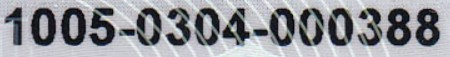
#> input picture PBL_Kelompok3/ocr_angka/a.jpg, 450 x 57 px
$ jupyter execute --allow-errors 'test svm prepro.ipynb'
#> lines starting #> are read from the running program, lines starting #| are printed output that depends on the picture; after the words box and inside, x2 and y2 are one past the last pixel; in counts of white or black regions, pixels touching at a corner belong together
# Testing Model SVM untuk Digit Recognition

Notebook ini akan:
1. Load model SVM/Keras yang sudah di-train
2. Membaca gambar `aaa.jpg`
3. Mengekstrak setiap digit dari gambar
4. Memprediksi setiap digit menggunakan model

[cell 1]
# Import library yang diperlukan
import numpy as np
import cv2
import matplotlib.pyplot as plt
import joblib
import json
import tensorflow as tf
from tensorflow import keras
from sklearn.preprocessing import StandardScaler
from skimage.feature import hog
import os

print("Library berhasil di-import!")
print(f"TensorFlow version: {tf.__version__}")

[cell 2]
# Konfigurasi
IMAGE_PATH = 'a.jpg'
MODEL_TYPE = 'keras'  # 'svm' atau 'keras'
SVM_MODEL_PATH = 'digit_svm_model.pkl'
SCALER_PATH = 'feature_scaler.pkl'
KERAS_MODEL_PATH = 'digit_svm_model.keras'
IMG_SIZE = 28

print(f"Image path: {IMAGE_PATH}")
print(f"Model type: {MODEL_TYPE}")
print(f"Image size: {IMG_SIZE}x{IMG_SIZE}")

## Load Model

[cell 3]
# Load model sesuai pilihan
if MODEL_TYPE == 'svm':
    if os.path.exists(SVM_MODEL_PATH):
        print(f"Loading SVM model dari {SVM_MODEL_PATH}...")
        model = joblib.load(SVM_MODEL_PATH)
        print("✓ SVM model berhasil di-load!")

        # Load scaler untuk SVM
        if os.path.exists(SCALER_PATH):
            scaler = joblib.load(SCALER_PATH)
            print("✓ Feature scaler berhasil di-load!")
        else:
            print("⚠️  Scaler tidak ditemukan, akan menggunakan features tanpa scaling")
            scaler = None
    else:
        print(f"❌ Model SVM tidak ditemukan di {SVM_MODEL_PATH}")
        print("Silakan jalankan notebook training terlebih dahulu!")

elif MODEL_TYPE == 'keras':
    if os.path.exists(KERAS_MODEL_PATH):
        print(f"Loading Keras model dari {KERAS_MODEL_PATH}...")
        model = keras.models.load_model(KERAS_MODEL_PATH)
        print("✓ Keras model berhasil di-load!")

        # Load scaler untuk Keras (jika model di-training dengan features)
        if os.path.exists(SCALER_PATH):
            scaler = joblib.load(SCALER_PATH)
            print("✓ Feature scaler berhasil di-load!")
            print("ℹ️  Model menggunakan HOG + Geometrical features")
        else:
            print("ℹ️  Model menggunakan raw pixel values (CNN)")
            scaler = None

        print("\nModel summary:")
        model.summary()
    else:
        print(f"❌ Model Keras tidak ditemukan di {KERAS_MODEL_PATH}")
        print("Silakan jalankan notebook training terlebih dahulu!")

## Load dan Preprocessing Gambar

## Fungsi Ekstraksi Fitur (HOG + Geometrical)

[cell 4]
# [77 lines left out: functions extract_hog_features, extract_geometrical_features, extract_combined_features, not called in this run]


print("✓ Fungsi ekstraksi fitur siap digunakan!")

[cell 5]
# Load gambar
if not os.path.exists(IMAGE_PATH):
    print(f"❌ Gambar tidak ditemukan: {IMAGE_PATH}")
    print("Pastikan file aaa.jpg ada di direktori yang sama dengan notebook ini.")
else:
    print(f"Loading gambar dari {IMAGE_PATH}...")
    img_original = cv2.imread(IMAGE_PATH)
#> img_original is the input picture: shape (57, 450, 3); mean B, G, R 153.6, 148.2, 146.7
    img_gray = cv2.imread(IMAGE_PATH, cv2.IMREAD_GRAYSCALE)

    print(f"✓ Gambar berhasil di-load!")
    print(f"Ukuran gambar: {img_original.shape}")
#| Ukuran gambar: (57, 450, 3)

    # Tampilkan gambar asli
    plt.figure(figsize=(12, 4))
    plt.subplot(1, 2, 1)
    plt.imshow(cv2.cvtColor(img_original, cv2.COLOR_BGR2RGB))
    plt.title('Gambar Asli')
    plt.axis('off')

    plt.subplot(1, 2, 2)
    plt.imshow(img_gray, cmap='gray')
    plt.title('Gambar Grayscale')
    plt.axis('off')

    plt.tight_layout()
    plt.show()
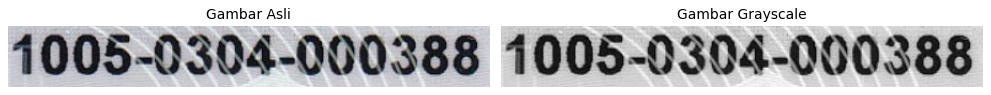
#> figure drawn by matplotlib, 2 panels

## Ekstraksi Digit dari Gambar

[cell 6]
def extract_digits(image_gray, threshold_mode='sedang'):
    """
    Ekstrak digit-digit dari gambar menggunakan contour detection
    Args:
        image_gray: gambar grayscale
        threshold_mode: 'lembut', 'sedang', atau 'keras' - tingkat agresivitas preprocessing
    Returns:
        digits: list of (digit_image, bounding_box)
    """
#> called with threshold_mode = 'lembut'
    # Preprocessing dengan adaptive thresholding untuk hasil lebih baik
    # Gunakan Otsu's thresholding untuk threshold otomatis
    _, thresh = cv2.threshold(image_gray, 0, 255, cv2.THRESH_BINARY_INV + cv2.THRESH_OTSU)
#> thresh: shape (57, 450); 29.9% white; 36 white regions (3 under 20 px), largest, box (x1, y1, x2, y2) and area: (387, 8, 411, 46) 634, (416, 9, 440, 46) 617, (31, 8, 56, 46) 616

    # Morphological operations dengan tingkat agresivitas berbeda
    if threshold_mode == 'lembut':
        # Mode LEMBUT - minimal processing, cocok untuk gambar berkualitas baik
        print("🟢 Mode: LEMBUT - Preprocessing minimal")

        # Kernel kecil
        kernel_vertical = cv2.getStructuringElement(cv2.MORPH_RECT, (1, 3))

        # Opening ringan untuk remove noise
        thresh = cv2.morphologyEx(thresh, cv2.MORPH_OPEN, kernel_vertical)
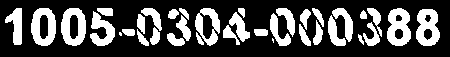
#> thresh: shape (57, 450); 29.7% white; 36 white regions (2 under 20 px)

        # Tidak ada erosi
        erode_iterations = 0

        # Filter size lebih permisif
        min_width = 5
        min_height = 10
        max_aspect_ratio = 2.0
        split_threshold = 1.2
        split_min_width = 50

    elif threshold_mode == 'keras':
        # Mode KERAS - aggressive processing, cocok untuk gambar dengan noise atau digit menempel
        print("🔴 Mode: KERAS - Preprocessing agresif")

        # Kernel besar
        kernel_vertical = cv2.getStructuringElement(cv2.MORPH_RECT, (1, 7))
        kernel_horizontal = cv2.getStructuringElement(cv2.MORPH_RECT, (7, 1))

        # Opening kuat
        thresh = cv2.morphologyEx(thresh, cv2.MORPH_OPEN, kernel_vertical)

        # Erosi kuat untuk memisahkan digit yang sangat berdekatan
        kernel_erode = np.ones((3, 3), np.uint8)
        thresh = cv2.erode(thresh, kernel_erode, iterations=2)

        # Filter size lebih ketat
        min_width = 10
        min_height = 20
        max_aspect_ratio = 1.2
        split_threshold = 0.7
        split_min_width = 30

    else:  # 'sedang' (default)
        # Mode SEDANG - balanced processing
        print("🟡 Mode: SEDANG - Preprocessing seimbang")

        # Kernel medium
        kernel_vertical = cv2.getStructuringElement(cv2.MORPH_RECT, (1, 5))

        # Opening medium
        thresh = cv2.morphologyEx(thresh, cv2.MORPH_OPEN, kernel_vertical)

        # Erosi sedang
        kernel_erode = np.ones((2, 2), np.uint8)
        thresh = cv2.erode(thresh, kernel_erode, iterations=1)

        # Filter size medium
        min_width = 8
        min_height = 15
        max_aspect_ratio = 1.5
        split_threshold = 0.8
        split_min_width = 35

    # Find contours
    contours, _ = cv2.findContours(thresh, cv2.RETR_EXTERNAL, cv2.CHAIN_APPROX_SIMPLE)
#> contours = 36 contours, 2 with area under 20; largest, box (x1, y1, x2, y2) and area: (31, 8, 56, 46) 740, (61, 8, 86, 46) 740, (387, 8, 411, 46) 684, (416, 9, 440, 46) 667, (195, 8, 220, 46) 634

    # Filter dan sort contours
    digit_contours = []
    img_height = image_gray.shape[0]

    for contour in contours:
        x, y, w, h = cv2.boundingRect(contour)

        # Filter berdasarkan ukuran dan aspect ratio
        aspect_ratio = w / float(h) if h > 0 else 0

        # Filter: minimum size dan aspect ratio reasonable untuk digit
        if (w > min_width and h > min_height and  # Minimum size
            h < img_height * 0.9 and  # Tidak terlalu tinggi
            aspect_ratio < max_aspect_ratio):  # Tidak terlalu lebar
            digit_contours.append((x, y, w, h, contour))
#> this loop made 36 passes
#> (x, y, w, h, aspect_ratio) on passes 1 to 8: (272, 38, 2, 5, 0.4), (358, 34, 6, 11, 0.545), (167, 33, 18, 13, 1.38), (196, 32, 8, 13, 0.615), (119, 32, 3, 4, 0.75), (254, 29, 14, 7, 2), (137, 29, 12, 17, 0.706), (122, 29, 13, 7, 1.86)
#> after the loop, digit_contours = 28 items

    # Cek apakah ada digit yang terlalu lebar (mungkin gabungan 2 digit)
    processed_contours = []
    for x, y, w, h, contour in digit_contours:
        aspect_ratio = w / float(h)

        # Jika aspect ratio terlalu besar, mungkin 2 digit bergabung
        if aspect_ratio > split_threshold and w > split_min_width:
            # Split menjadi 2 digit
            mid_x = x + w // 2
            w_half = w // 2

            # Digit kiri
            processed_contours.append((x, y, w_half, h, None))
            # Digit kanan
            processed_contours.append((mid_x, y, w_half, h, None))
            print(f"⚠️  Split digit lebar di x={x} menjadi 2 digit")
        else:
            processed_contours.append((x, y, w, h, contour))
#> this loop made 28 passes
#> (x, y, w, h, aspect_ratio) on passes 1 to 8: (358, 34, 6, 11, 0.545), (167, 33, 18, 13, 1.38), (196, 32, 8, 13, 0.615), (137, 29, 12, 17, 0.706), (150, 27, 10, 18, 0.556), (223, 25, 17, 20, 0.85), (299, 24, 12, 22, 0.545), (363, 22, 17, 24, 0.708)
#> after the loop, processed_contours = 28 items

    # Sort dari kiri ke kanan
    processed_contours = sorted(processed_contours, key=lambda x: x[0])

    # Extract digit images
    digits = []
    for i, (x, y, w, h, contour) in enumerate(processed_contours):
        # Tambahkan padding
        padding = 3
        x_start = max(0, x - padding)
        y_start = max(0, y - padding)
        x_end = min(image_gray.shape[1], x + w + padding)
        y_end = min(image_gray.shape[0], y + h + padding)

        # Crop digit - TIDAK INVERSI, angka hitam background putih
        digit_roi = image_gray[y_start:y_end, x_start:x_end]

        digits.append({
            'image': digit_roi,
            'bbox': (x, y, w, h),
            'index': i
        })
#> this loop made 28 passes
#> (x, y, w, h, x_start, y_start, x_end, y_end) on passes 1 to 8: (5, 8, 17, 37, 2, 5, 25, 48), (31, 8, 25, 38, 28, 5, 59, 49), (61, 8, 25, 38, 58, 5, 89, 49), (90, 11, 25, 35, 87, 8, 118, 49), (137, 29, 12, 17, 134, 26, 152, 49), (137, 14, 8, 20, 134, 11, 148, 37), (141, 8, 21, 23, 138, 5, 165, 34), (150, 27, 10, 18, 147, 24, 163, 48)
#> pass 1, in extract_digits, `digit_roi = image_gray[y_start:y_end, x_start:x_end]`:
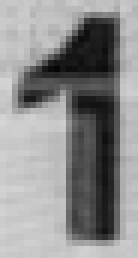
#> digit_roi: shape (43, 23) (shown 6 times larger); min 5, max 213, mean 141
#> pass 2, in extract_digits, `digit_roi = image_gray[y_start:y_end, x_start:x_end]`:
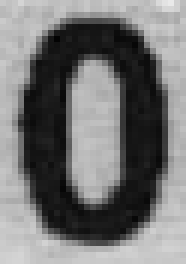
#> digit_roi: shape (44, 31) (shown 6 times larger); min 3, max 233, mean 116.1
#> after the loop, digits = 28 items

    return digits, thresh

# Ekstrak digits dengan mode yang bisa dipilih
print("Mengekstrak digit dari gambar...")
print("\nPilihan mode:")
print("  'lembut' - Preprocessing minimal, cocok untuk gambar berkualitas baik")
print("  'sedang' - Preprocessing seimbang (default)")
print("  'keras'  - Preprocessing agresif, cocok untuk gambar dengan noise\n")

# PILIH MODE DI SINI: 'lembut', 'sedang', atau 'keras'
THRESHOLD_MODE = 'lembut' # UBAH DISINI YAAA

digits, thresh_img = extract_digits(img_gray, threshold_mode=THRESHOLD_MODE)
#> digits = 28 items
print(f"✓ Ditemukan {len(digits)} digit!")
#| ✓ Ditemukan 28 digit!

# Tampilkan threshold image dan bounding boxes
plt.figure(figsize=(14, 4))

plt.subplot(1, 2, 1)
plt.imshow(thresh_img, cmap='gray')
plt.title(f'Threshold Image (Mode: {THRESHOLD_MODE.upper()})')
plt.axis('off')

plt.subplot(1, 2, 2)
img_with_boxes = img_original.copy()
for digit in digits:
    x, y, w, h = digit['bbox']
    cv2.rectangle(img_with_boxes, (x, y), (x+w, y+h), (0, 255, 0), 2)
    cv2.putText(img_with_boxes, f"#{digit['index']}", (x, y-5),
                cv2.FONT_HERSHEY_SIMPLEX, 0.5, (0, 255, 0), 2)
#> this loop made 28 passes
#> (x, y, w, h) on passes 1 to 8: (5, 8, 17, 37), (31, 8, 25, 38), (61, 8, 25, 38), (90, 11, 25, 35), (137, 29, 12, 17), (137, 14, 8, 20), (141, 8, 21, 23), (150, 27, 10, 18)
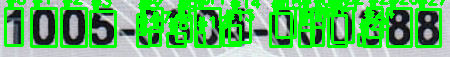
#> img_with_boxes: shape (57, 450, 3); mean B, G, R 96.2, 187.8, 91.6
plt.imshow(cv2.cvtColor(img_with_boxes, cv2.COLOR_BGR2RGB))
plt.title('Detected Digits')
plt.axis('off')

plt.tight_layout()
plt.show()
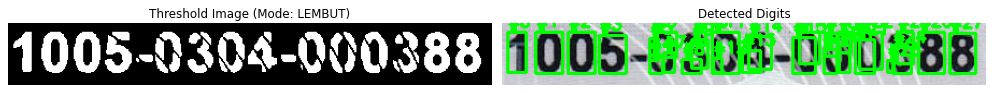
#> figure drawn by matplotlib, 2 panels

print(f"\nDetail setiap digit:")
for digit in digits:
    x, y, w, h = digit['bbox']
    print(f"  Digit #{digit['index']}: Position ({x}, {y}), Size {w}x{h}")

[cell 7]
# Visualisasi setiap digit yang diekstrak
if len(digits) > 0:
    cols = min(len(digits), 10)
#> cols = 10
    rows = (len(digits) - 1) // 10 + 1
#> rows = 3

    fig, axes = plt.subplots(rows, cols, figsize=(15, 2*rows))
    if rows == 1 and cols == 1:
        axes = [axes]
    elif rows == 1:
        axes = list(axes)
    else:
        axes = axes.flatten()

    for i, digit in enumerate(digits):
        axes[i].imshow(digit['image'], cmap='gray')
        axes[i].set_title(f"Digit #{i}")
        axes[i].axis('off')
#> this loop made 28 passes

    # Hide unused subplots
    for i in range(len(digits), len(axes)):
        axes[i].axis('off')
#> this loop made 2 passes
#> i on passes 1 to 2: 28, 29

    plt.suptitle('Ekstrak Digit Individual', fontsize=14)
    plt.tight_layout()
    plt.show()
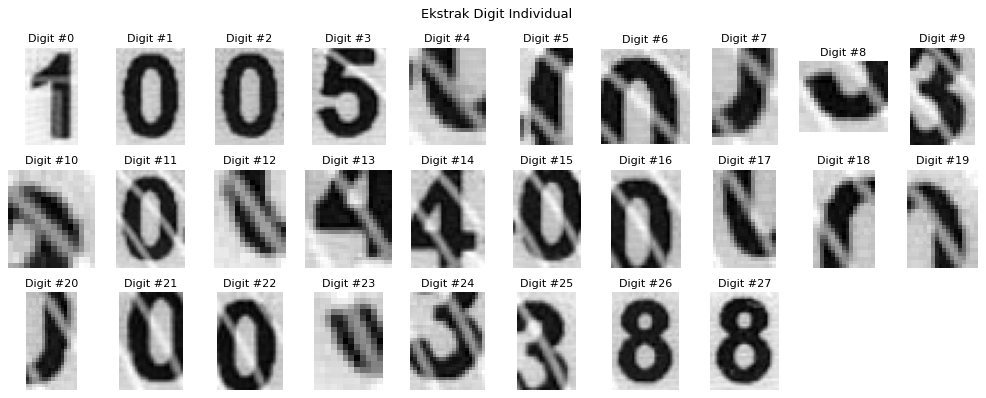
#> figure drawn by matplotlib, 28 panels
else:
    print("Tidak ada digit yang terdeteksi!")

## Preprocessing Digit untuk Prediksi

[cell 8]
def preprocess_digit_for_prediction(digit_img, img_size=28):
    """
    Preprocessing digit untuk prediksi model
    Args:
        digit_img: gambar digit grayscale (angka hitam, background putih)
        img_size: ukuran target
    Returns:
        processed image
    """
    # Resize dengan mempertahankan aspect ratio
    h, w = digit_img.shape

    # Buat square image dengan padding
    if h > w:
        # Tinggi lebih besar
        new_h = img_size
        new_w = int(w * img_size / h)
    else:
        # Lebar lebih besar atau sama
        new_w = img_size
        new_h = int(h * img_size / w)

    # Resize
    resized = cv2.resize(digit_img, (new_w, new_h))

    # Buat canvas square dengan background putih (255)
    canvas = np.ones((img_size, img_size), dtype=np.uint8) * 255

    # Tempatkan di tengah
    y_offset = (img_size - new_h) // 2
    x_offset = (img_size - new_w) // 2
    canvas[y_offset:y_offset+new_h, x_offset:x_offset+new_w] = resized

    # Normalize
    canvas = canvas / 255.0

    return canvas

# Preprocess semua digits
print("Preprocessing digit untuk prediksi...")
processed_digits = []

for digit in digits:
    processed = preprocess_digit_for_prediction(digit['image'], IMG_SIZE)
    processed_digits.append(processed)
#> this loop made 28 passes
#> (h in preprocess_digit_for_prediction, w in preprocess_digit_for_prediction, new_h in preprocess_digit_for_prediction, new_w in preprocess_digit_for_prediction, y_offset in preprocess_digit_for_prediction, x_offset in preprocess_digit_for_prediction) on passes 1 to 8: (43, 23, 28, 14, 0, 7), (44, 31, 28, 19, 0, 4), (44, 31, 28, 19, 0, 4), (41, 31, 28, 21, 0, 3), (23, 18, 28, 21, 0, 3), (26, 14, 28, 15, 0, 6), (29, 27, 28, 26, 0, 1), (24, 16, 28, 18, 0, 5)
#> pass 1, in preprocess_digit_for_prediction, `canvas = canvas / 255.0`:
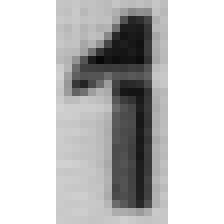
#> canvas: shape (28, 28) float64 (shown 8 times larger); min 0.0314, max 1, mean 0.778
#> pass 2, in preprocess_digit_for_prediction (call 2), `canvas = canvas / 255.0`:
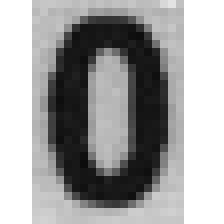
#> canvas: shape (28, 28) float64 (shown 8 times larger); min 0.0471, max 1, mean 0.63

processed_digits = np.array(processed_digits)
print(f"✓ Preprocessing selesai!")
print(f"Shape: {processed_digits.shape}")
#| Shape: (28, 28, 28)

[cell 9]
# Visualisasi hasil preprocessing
if len(processed_digits) > 0:
    cols = min(len(processed_digits), 10)
    rows = (len(processed_digits) - 1) // 10 + 1

    fig, axes = plt.subplots(rows, cols, figsize=(15, 2*rows))
    if rows == 1:
        axes = [axes] if len(processed_digits) == 1 else axes
    else:
        axes = axes.flatten()

    for i, proc_digit in enumerate(processed_digits):
        if rows == 1 and len(processed_digits) == 1:
            ax = axes[0]
        elif rows == 1:
            ax = axes[i]
        else:
            ax = axes[i]
        ax.imshow(proc_digit, cmap='gray')
        ax.set_title(f"Digit #{i}\n{proc_digit.shape}")
        ax.axis('off')

    # Hide unused subplots
    if rows > 1 or len(processed_digits) > 1:
        for i in range(len(processed_digits), len(axes)):
            axes[i].axis('off')

    plt.suptitle('Digit Setelah Preprocessing (28x28)', fontsize=14)
    plt.tight_layout()
    plt.show()
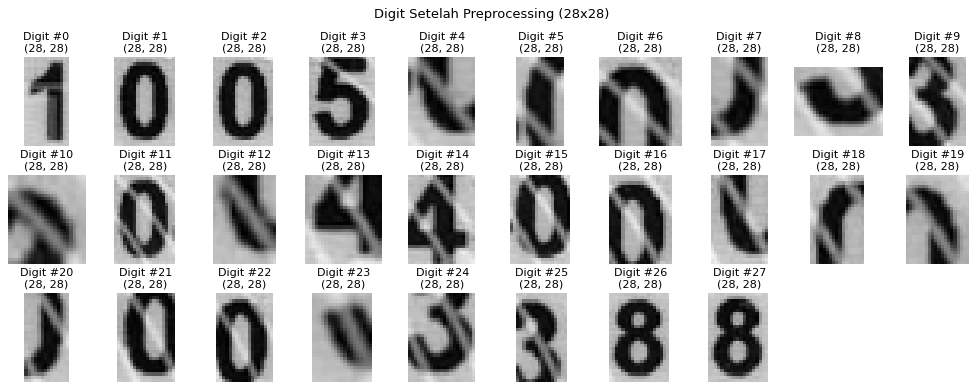
#> figure drawn by matplotlib, 28 panels

$ run again, with PBL_Kelompok3/ocr_angka/aa.jpg copied over PBL_Kelompok3/ocr_angka/a.jpg
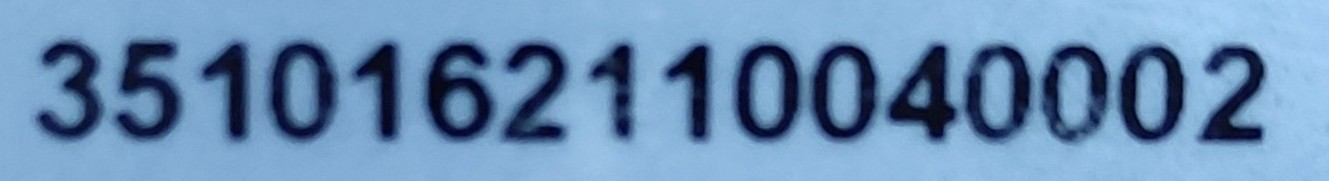
#> input picture PBL_Kelompok3/ocr_angka/aa.jpg, 1329 x 181 px
#> img_original is the input picture: shape (181, 1329, 3); mean B, G, R 182.1, 144.4, 108.1
#| Ukuran gambar: (181, 1329, 3)
#> in extract_digits, `thresh = cv2.morphologyEx(thresh, cv2.MORPH_OPEN, kernel_vertical)`:
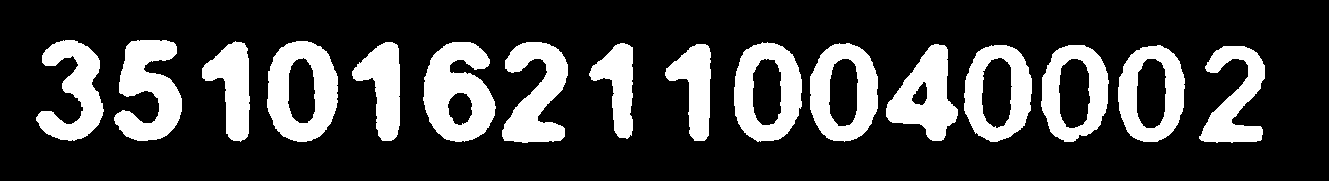
#> thresh: shape (181, 1329); 23.3% white; 16 white regions
#> contours = 16 contours; largest, box (x1, y1, x2, y2) and area: (267, 41, 338, 142) 5687, (734, 42, 802, 142) 5386, (810, 43, 878, 142) 5332, (964, 45, 1032, 142) 5155, (423, 42, 496, 142) 5142
#> the loop in extract_digits, `for contour in contours:` made 16 passes
#> (x, y, w, h, aspect_ratio) on passes 1 to 8: (1199, 46, 66, 97, 0.68), (1118, 45, 67, 97, 0.691), (1041, 45, 68, 97, 0.701), (964, 45, 68, 97, 0.701), (886, 44, 72, 97, 0.742), (665, 44, 46, 97, 0.474), (810, 43, 68, 99, 0.687), (589, 43, 44, 96, 0.458)
#> after the loop in extract_digits, `for contour in contours:`: digit_contours = 16 items
#> the loop in extract_digits, `for x, y, w, h, contour in digit_contours:` made 16 passes
#> the loop in extract_digits, `for i, (x, y, w, h, contour) in enumerate(processed_contours):` made 16 passes
#> (x, y, w, h, x_start, y_start, x_end, y_end) on passes 1 to 8: (36, 40, 68, 101, 33, 37, 107, 144), (114, 40, 68, 101, 111, 37, 185, 144), (202, 41, 48, 101, 199, 38, 253, 145), (267, 41, 71, 101, 264, 38, 341, 145), (352, 42, 48, 99, 349, 39, 403, 144), (423, 42, 73, 100, 420, 39, 499, 145), (502, 42, 66, 101, 499, 39, 571, 146), (589, 43, 44, 96, 586, 40, 636, 142)
#| ✓ Ditemukan 16 digit!
#> the loop `for digit in digits:` made 16 passes
#> (x, y) on passes 1 to 8: (36, 40), (114, 40), (202, 41), (267, 41), (352, 42), (423, 42), (502, 42), (589, 43)
#> cols = 10
#> rows = 2
#> the loop `for i, digit in enumerate(digits):` made 16 passes
#> the loop `for i in range(len(digits), len(axes)):` made 4 passes
#> the loop `for digit in digits:` made 16 passes
#> pass 3, in preprocess_digit_for_prediction (call 3), `canvas = canvas / 255.0`:
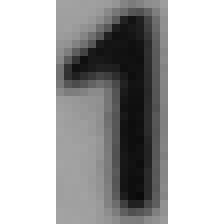
#> canvas: shape (28, 28) float64 (shown 8 times larger); min 0.0392, max 1, mean 0.695
#> after the loop `for digit in digits:`: processed_digits = 16 items
#| Shape: (16, 28, 28)
#> the loop `for i, proc_digit in enumerate(processed_digits):` made 16 passes
#> the loop `for i in range(len(processed_digits), len(axes)):` made 4 passes

$ run again, with PBL_Kelompok3/ocr_angka/aaa.jpg copied over PBL_Kelompok3/ocr_angka/a.jpg
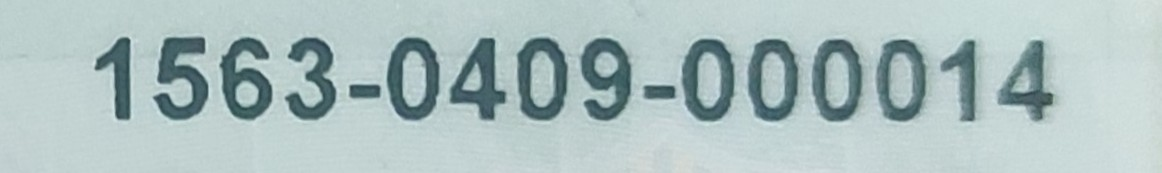
#> input picture PBL_Kelompok3/ocr_angka/aaa.jpg, 1162 x 173 px
#> img_original is the input picture: shape (173, 1162, 3); mean B, G, R 191.7, 191.7, 172.9
#| Ukuran gambar: (173, 1162, 3)
#> contours = 16 contours; largest, box (x1, y1, x2, y2) and area: (682, 39, 735, 121) 3453, (387, 38, 440, 120) 3438, (517, 38, 568, 121) 3413, (748, 39, 798, 121) 3318, (812, 39, 863, 121) 3290
#> the loop in extract_digits, `for contour in contours:` made 16 passes
#> (x, y, w, h, aspect_ratio) on passes 1 to 8: (644, 85, 32, 14, 2.29), (350, 85, 31, 13, 2.38), (998, 41, 55, 80, 0.688), (941, 40, 35, 81, 0.432), (877, 40, 49, 81, 0.605), (812, 39, 51, 82, 0.622), (748, 39, 50, 82, 0.61), (682, 39, 53, 82, 0.646)
#> after the loop in extract_digits, `for contour in contours:`: digit_contours = 14 items
#> the loop in extract_digits, `for x, y, w, h, contour in digit_contours:` made 14 passes
#> the loop in extract_digits, `for i, (x, y, w, h, contour) in enumerate(processed_contours):` made 14 passes
#> (x, y, w, h, x_start, y_start, x_end, y_end) on passes 1 to 8: (95, 37, 35, 83, 92, 34, 133, 123), (154, 37, 54, 83, 151, 34, 211, 123), (220, 37, 52, 83, 217, 34, 275, 123), (285, 38, 51, 82, 282, 35, 339, 123), (387, 38, 53, 82, 384, 35, 443, 123), (450, 38, 56, 82, 447, 35, 509, 123), (517, 38, 51, 83, 514, 35, 571, 124), (581, 38, 50, 83, 578, 35, 634, 124)
#| ✓ Ditemukan 14 digit!
#> the loop `for digit in digits:` made 14 passes
#> (x, y) on passes 1 to 8: (95, 37), (154, 37), (220, 37), (285, 38), (387, 38), (450, 38), (517, 38), (581, 38)
#> cols = 10
#> rows = 2
#> the loop `for i, digit in enumerate(digits):` made 14 passes
#> the loop `for i in range(len(digits), len(axes)):` made 6 passes
#> the loop `for digit in digits:` made 14 passes
#> pass 3, in preprocess_digit_for_prediction (call 3), `canvas = canvas / 255.0`:
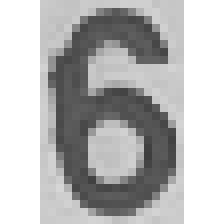
#> canvas: shape (28, 28) float64 (shown 8 times larger); min 0.243, max 1, mean 0.724
#> after the loop `for digit in digits:`: processed_digits = 14 items
#| Shape: (14, 28, 28)
#> the loop `for i, proc_digit in enumerate(processed_digits):` made 14 passes
#> the loop `for i in range(len(processed_digits), len(axes)):` made 6 passes
